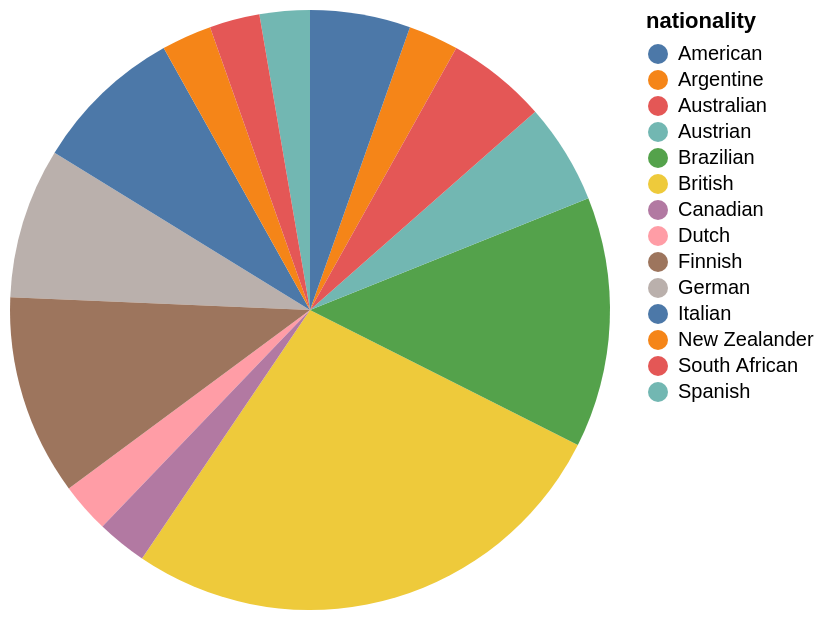

Specify this chart in Vega-Lite:
### Vega-Lite specification from a JSON file in a GitHub repository (floating-point values rounded to 4 significant figures)
{"$schema": "https://vega.github.io/schema/vega-lite/v5.json", "data": {"values": [{"nationality": "British", "count": 10}, {"nationality": "German", "count": 3}, {"nationality": "Argentine", "count": 1}, {"nationality": "Brazilian", "count": 5}, {"nationality": "Austrian", "count": 2}, {"nationality": "Australian", "count": 2}, {"nationality": "Dutch", "count": 1}, {"nationality": "Spanish", "count": 1}, {"nationality": "Finnish", "count": 4}, {"nationality": "Italian", "count": 3}, {"nationality": "Canadian", "count": 1}, {"nationality": "New Zealander", "count": 1}, {"nationality": "South African", "count": 1}, {"nationality": "American", "count": 2}]}, "mark": "arc", "encoding": {"theta": {"field": "count", "type": "quantitative"}, "color": {"field": "nationality", "type": "nominal"}}}
